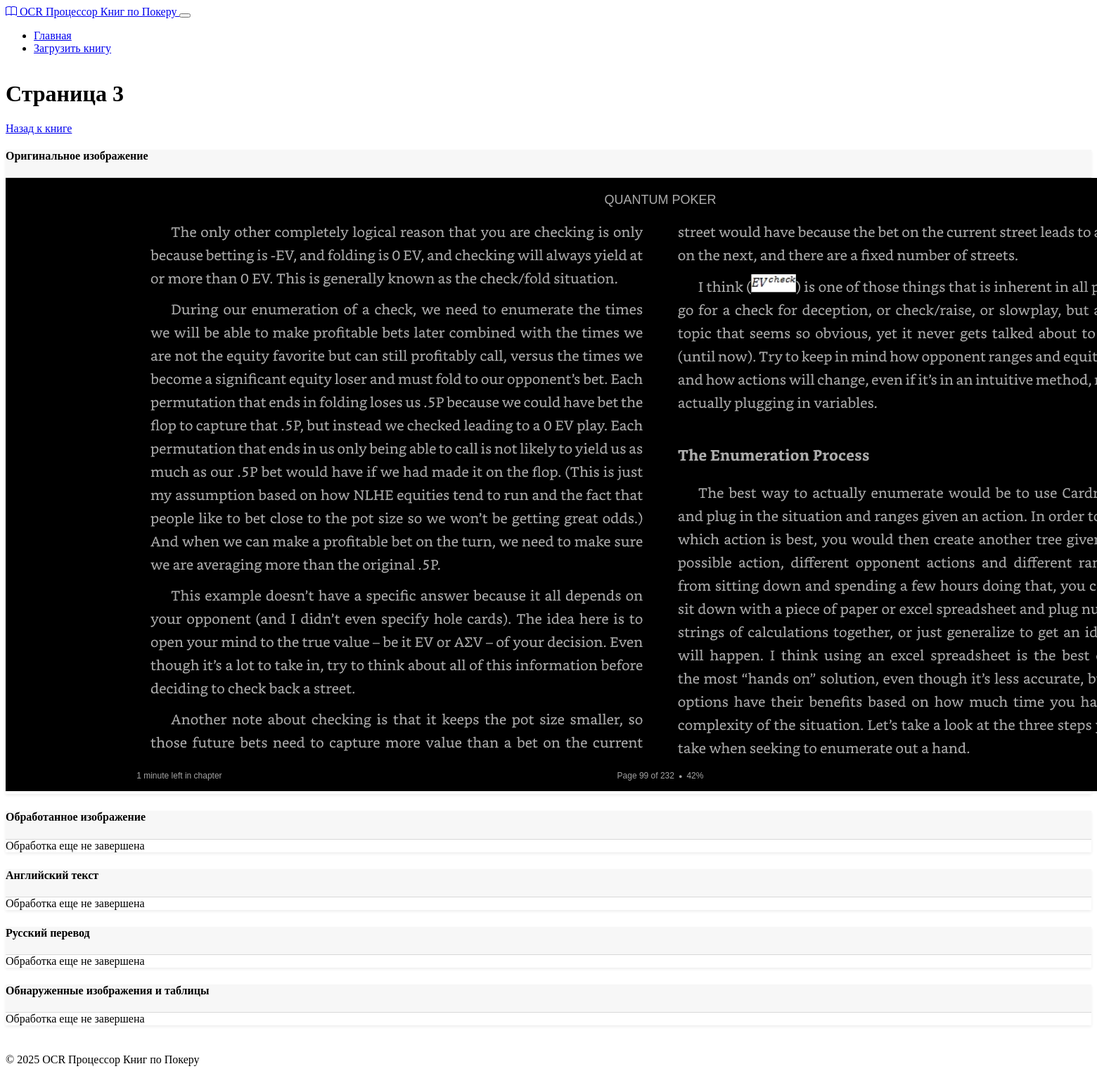
Page /page/3 on the committed database.
### models.py (models this page shows, shortened)
class BookPage(db.Model):
    id = db.Column(db.Integer, primary_key=True)
    book_id = db.Column(db.Integer, db.ForeignKey('book.id'), nullable=False)
    page_number = db.Column(db.Integer, nullable=True)
    image_path = db.Column(db.String(255), nullable=False)
    processed_image_path = db.Column(db.String(255), nullable=True)
    text_content = db.Column(db.Text, nullable=True)
    translated_content = db.Column(db.Text, nullable=True)
    status = db.Column(db.String(50), default='pending')  # pending, processed, error
    created_at = db.Column(db.DateTime, default=datetime.utcnow)

### routes.py (the view)
@app.route('/page/<int:page_id>')
def view_page(page_id):
    page = BookPage.query.get_or_404(page_id)
    figures = Figure.query.filter_by(page_id=page_id).all()
    return render_template('page.html', page=page, figures=figures)

### routes.py (called while the page is built)
@app.context_processor
def inject_now():
    return {'now': datetime.utcnow()}

### templates/page.html (shortened to what this page needs)
{% extends "layout.html" %}
{% block content %}
<div class="mb-4">
    <div class="d-flex justify-content-between align-items-center">
        <h1>Страница {{ page.page_number }}</h1>
        <div>
            <a href="{{ url_for('view_book', book_id=page.book_id) }}" class="btn btn-outline-secondary">Назад к книге</a>
        </div>
    </div>
</div>
<div class="row">
    <div class="col-md-6">
        <div class="card mb-4">
            <div class="card-header">
                <h4>Оригинальное изображение</h4>
            </div>
            <div class="card-body text-center">
                {% if page.image_path %}
                <img src="{{ url_for('get_image', filename=page.image_path.split('/')[-1]) }}" class="img-fluid" alt="Оригинальное изображение">
                {% else %}
                <div class="alert alert-warning">Изображение недоступно</div>
                {% endif %}
            </div>
        </div>
    </div>
    <div class="col-md-6">
        <div class="card mb-4">
            <div class="card-header">
                <h4>Обработанное изображение</h4>
            </div>
            <div class="card-body text-center">
                {% if page.processed_image_path %}
                <img src="{{ url_for('get_output_file', filename=page.processed_image_path.split('output/')[-1]) }}" class="img-fluid" alt="Обработанное изображение">
                {% else %}
                <div class="alert alert-warning">
                    {% if page.status == 'pending' or page.status == 'processing' %}
                    Обработка еще не завершена
                    {% else %}
                    Обработанное изображение недоступно
                    {% endif %}
                </div>
                {% endif %}
            </div>
        </div>
    </div>
</div>
<div class="row">
    <div class="col-md-6">
        <div class="card mb-4">
            <div class="card-header">
                <h4>Английский текст</h4>
            </div>
            <div class="card-body">
                {% if page.text_content %}
                <div class="text-content p-3" style="white-space: pre-wrap; max-height: 400px; overflow-y: auto;">{{ page.text_content }}</div>
                {% else %}
                <div class="alert alert-warning">
                    {% if page.status == 'pending' or page.status == 'processing' %}
                    Обработка еще не завершена
                    {% else %}
                    Текст не извлечен
                    {% endif %}
                </div>
                {% endif %}
            </div>
        </div>
    </div>
    <div class="col-md-6">
        <div class="card mb-4">
            <div class="card-header">
                <h4>Русский перевод</h4>
            </div>
            <div class="card-body">
                {% if page.translated_content %}
                <div class="text-content p-3" style="white-space: pre-wrap; max-height: 400px; overflow-y: auto;">{{ page.translated_content }}</div>
                {% else %}
                <div class="alert alert-warning">
                    {% if page.status == 'pending' or page.status == 'processing' %}
                    Обработка еще не завершена
                    {% else %}
                    Перевод недоступен
                    {% endif %}
                </div>
                {% endif %}
            </div>
        </div>
    </div>
</div>
{% if figures %}
<div class="card mb-4">
    <div class="card-header">
        <h4>Обнаруженные изображения и таблицы</h4>
    </div>
    <div class="card-body">
        <div class="row g-4">
            {% for figure in figures %}
            <div class="col-md-6">
                <div class="card h-100">
                    {% if figure.image_path %}
                    <div class="text-center p-3">
                        <img src="{{ url_for('get_output_file', filename=figure.image_path.split('output/')[-1]) }}" class="img-fluid" alt="{{ figure.figure_type }}" style="max-height: 300px;">
                    </div>
                    {% endif %}
                    <div class="card-body">
                        <h5 class="card-title">
                            {% if figure.figure_type == 'table' %}
                                Таблица
                            {% elif figure.figure_type == 'chart' %}
                                График
                            {% elif figure.figure_type == 'diagram' %}
                                Диаграмма
                            {% else %}
                                {{ figure.figure_type|title }}
                            {% endif %}
                        </h5>
                        {% if figure.description %}
                        <div class="mb-3">
                            <h6>Описание (английский):</h6>
                            <p class="card-text">{{ figure.description }}</p>
                        </div>
                        {% endif %}
                        {% if figure.translated_description %}
                        <div>
                            <h6>Описание (русский):</h6>
                            <p class="card-text">{{ figure.translated_description }}</p>
                        </div>
                        {% endif %}
                    </div>
                </div>
            </div>
            {% endfor %}
        </div>
    </div>
</div>
{% else %}
<div class="card mb-4">
    <div class="card-header">
        <h4>Обнаруженные изображения и таблицы</h4>
    </div>
    <div class="card-body">
        <div class="alert alert-info">
            {% if page.status == 'pending' or page.status == 'processing' %}
            Обработка еще не завершена
            {% else %}
            На этой странице не обнаружено изображений или таблиц
            {% endif %}
        </div>
    </div>
</div>
{% endif %}
{% endblock %}

### static/css/styles.css (style rules this page uses)
body { display: flex; flex-direction: column; min-height: 100vh; }
.card { margin-bottom: 1.5rem; border: none; box-shadow: 0 0.125rem 0.25rem rgba(0, 0, 0, 0.075); }
.card-header { background-color: rgba(0, 0, 0, 0.03); border-bottom: 1px solid rgba(0, 0, 0, 0.125); }

### rows in the picture
BookPage: page_number "3", image_path (picture)
